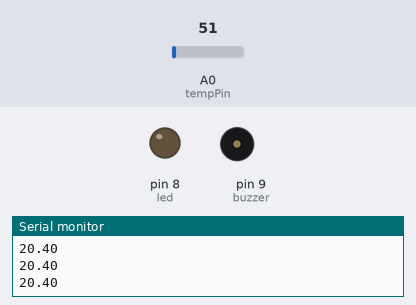
Simulated run of this sketch. Board: Arduino Uno, built with avr-gcc and run on an emulated ATmega328P. On the bench: output pins drawn as LEDs (lit = HIGH), buzzer (waves = sounding), the last lines printed to the serial monitor. Dashed ring = blinking. The inputs (shaded band) are chosen by the test bench; at power-on: A0 (tempPin) = 51.

Above: at 2.2 s.
2.3 s: A0 (tempPin) set to 118
3.8 s: A0 (tempPin) set to 137
At 4.6 s:
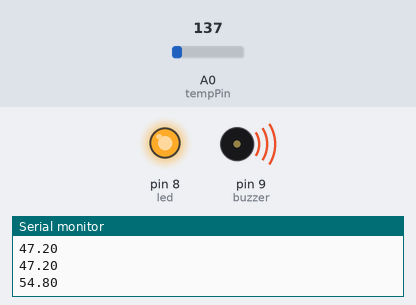
6.8 s: A0 (tempPin) set to 112
At 7.3 s:
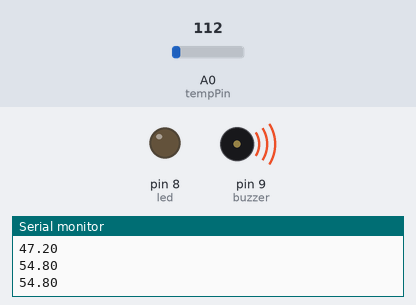
8.3 s: A0 (tempPin) set to 163
At 9.1 s:
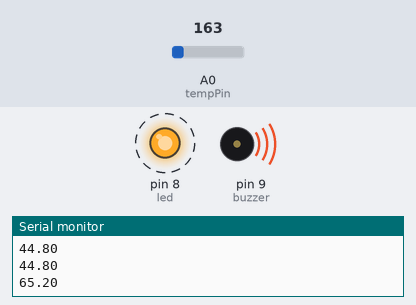
Timing chart, 0 to 12.3 s (numbered marks = the images above; inputs shaded):
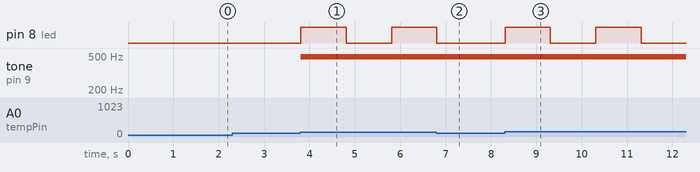

The sketch:

sketch_FireAlarm.ino
```cpp
int tempPin = 0;  //define a pin for LM35
int led =8;       //define a pin for Led
int buzzer =9;    //define a pin for Buzzer
float voltage, temp, variable;

void setup()
{
  pinMode(buzzer, OUTPUT);
  pinMode(led, OUTPUT);
  Serial.begin(9600);  //Begin serial communcation
  Serial.println("Calibrating");
  delay(1000);         //Calibrate to ambient environment
  Serial.println("Sensor Active");
}

void loop()
{
    voltage=analogRead(tempPin);
    variable=voltage*(5000/1024);
    temp=variable/10;
    Serial.println(temp);
    if(temp>50)        //Temperature threshold
    {
      digitalWrite(led,HIGH);    //LED blink
      analogWrite(buzzer, 50);   //Buzzer beeps
      delay(1000);
      analogWrite(buzzer, 0);
      digitalWrite(led,LOW);
      delay(1000);
    }
}
```

Measured:
- the behaviour switches between 125 and 126 on A0 (tempPin) (found by bisection; images 0 and 1)
- after the input at 3.8 s, pin 8 (led): LOW → HIGH at once, → LOW 1.0 s later, → HIGH 1.0 s later; tone on pin 9 (buzzer): silent → 490 Hz at once
- after the input at 6.8 s, pin 8 (led): goes on until 6.8 s, then stays LOW
- after the input at 8.3 s, pin 8 (led): alternates HIGH for 1.0 s and LOW for 1.0 s, starting at once
